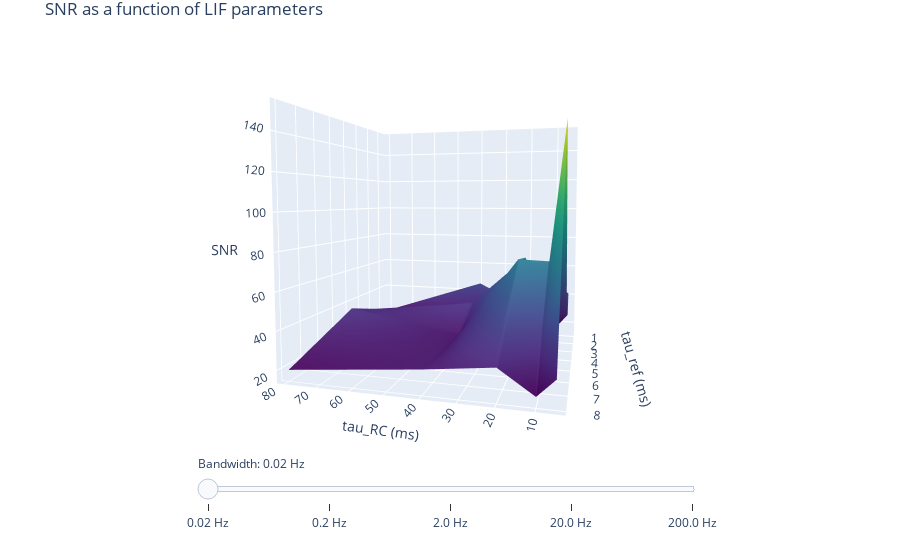

The notebook cell saved with this chart:
### Code cell
data = []
for i in range(len(freq_list)):
    traces = go.Surface(z=SNR_grid[i], x=tau_RC_list, y=tau_ref_list,
                   colorscale='Viridis', showscale=False, name=f'R2 scores VS n_estimators and max_features', visible=False)
    data.append(traces)
data[0]['visible'] = True
steps = []
for i, n in enumerate(freq_list):
    step = dict(method = 'restyle', args = ['visible', [False] * len(data) ],)
    step['args'][1][i] = True # Toggle i'th trace to "visible"
    step['label'] = str(n*2e4) +' Hz'
    steps.append(step)
sliders = [ dict(
    active = 0,
    currentvalue = {"prefix": "Bandwidth: "},
    pad = {"t": 10, 'b': 20},
    steps = steps,
    len=0.6,
    xanchor = 'center',
    x = 0.5 ) ]
layout = go.Layout(title='SNR as a function of LIF parameters',
    margin=dict(l=30, r=30, b=30,t=30),
    sliders=sliders,
    scene = dict(xaxis = dict(title='tau_RC (ms)',), 
                 yaxis = dict(title='tau_ref (ms)',),
                 zaxis = dict(title='SNR',),
        aspectratio = dict(x = 1, y = 1, z = 1),
        camera = dict(eye = dict(y = 2, x = -0.55, z = 0.15,)),),)
fig = go.Figure(data=data, layout=layout)
iplot(fig)

### Figure 1 — Plotly figure (JSON) as saved in the notebook; plotly's stock layout.template omitted (floating-point values rounded to 4 significant figures)
{"data": [{"colorscale": [[0, "#440154"], [0.1111, "#482878"], [0.2222, "#3e4989"], [0.3333, "#31688e"], [0.4444, "#26828e"], [0.5556, "#1f9e89"], [0.6667, "#35b779"], [0.7778, "#6ece58"], [0.8889, "#b5de2b"], [1, "#fde725"]], "name": "R2 scores VS n_estimators and max_features", "showscale": false, "type": "surface", "visible": true, "x": [5, 10, 20, 40, 80], "y": [0.5, 1, 2, 4, 8], "z": [[41.11, 47.34, 28.4, 45.29, 21.61], [27.84, 17.45, 37.95, 33.87, 20.19], [31.85, 30.09, 68.32, 36.2, 28.02], [151.7, 70.75, 71.38, 24.05, 36.01], [27.31, 18.51, 30.22, 26.06, 19.3]]}, {"colorscale": [[0, "#440154"], [0.1111, "#482878"], [0.2222, "#3e4989"], [0.3333, "#31688e"], [0.4444, "#26828e"], [0.5556, "#1f9e89"], [0.6667, "#35b779"], [0.7778, "#6ece58"], [0.8889, "#b5de2b"], [1, "#fde725"]], "name": "R2 scores VS n_estimators and max_features", "showscale": false, "type": "surface", "visible": false, "x": [5, 10, 20, 40, 80], "y": [0.5, 1, 2, 4, 8], "z": [[9.087, 22.76, 25.6, 42.68, 16.76], [88.72, 65.72, 9.011, 32.11, 30.91], [16.48, 17.88, 12.41, 16.03, 22.53], [104.9, 18.24, 15.41, 16.26, 13.13], [8.32, 77.46, 36.38, 21.41, 54.98]]}, {"colorscale": [[0, "#440154"], [0.1111, "#482878"], [0.2222, "#3e4989"], [0.3333, "#31688e"], [0.4444, "#26828e"], [0.5556, "#1f9e89"], [0.6667, "#35b779"], [0.7778, "#6ece58"], [0.8889, "#b5de2b"], [1, "#fde725"]], "name": "R2 scores VS n_estimators and max_features", "showscale": false, "type": "surface", "visible": false, "x": [5, 10, 20, 40, 80], "y": [0.5, 1, 2, 4, 8], "z": [[15.45, 37.76, 21.3, 16.2, 15.46], [15.75, 26.92, 36.74, 13.89, 11.71], [14.36, 23.54, 62.68, 24.4, 13.01], [30.3, 20.18, 33.69, 60.19, 21.01], [14.08, 35.53, 72.25, 12.86, 28.34]]}, {"colorscale": [[0, "#440154"], [0.1111, "#482878"], [0.2222, "#3e4989"], [0.3333, "#31688e"], [0.4444, "#26828e"], [0.5556, "#1f9e89"], [0.6667, "#35b779"], [0.7778, "#6ece58"], [0.8889, "#b5de2b"], [1, "#fde725"]], "name": "R2 scores VS n_estimators and max_features", "showscale": false, "type": "surface", "visible": false, "x": [5, 10, 20, 40, 80], "y": [0.5, 1, 2, 4, 8], "z": [[20.85, 35.78, 17.99, 31.2, 17.34], [28.93, 27.01, 36.56, 24.53, 26.31], [27.74, 30.21, 25.79, 23.25, 22.77], [27.73, 32.87, 44.94, 20.78, 21.3], [22.66, 33.75, 24.63, 30.77, 33.81]]}, {"colorscale": [[0, "#440154"], [0.1111, "#482878"], [0.2222, "#3e4989"], [0.3333, "#31688e"], [0.4444, "#26828e"], [0.5556, "#1f9e89"], [0.6667, "#35b779"], [0.7778, "#6ece58"], [0.8889, "#b5de2b"], [1, "#fde725"]], "name": "R2 scores VS n_estimators and max_features", "showscale": false, "type": "surface", "visible": false, "x": [5, 10, 20, 40, 80], "y": [0.5, 1, 2, 4, 8], "z": [[10.32, 9.862, 9.131, 7.454, 4.615], [10.96, 10.86, 9.629, 7.818, 4.295], [10.03, 10.13, 9.659, 7.592, 4.463], [9.029, 9.681, 8.836, 7.892, 5.049], [9.768, 9.829, 8.982, 7.103, 4.414]]}], "layout": {"margin": {"b": 30, "l": 30, "r": 30, "t": 30}, "scene": {"aspectratio": {"x": 1, "y": 1, "z": 1}, "camera": {"eye": {"x": -0.55, "y": 2, "z": 0.15}}, "xaxis": {"title": {"text": "tau_RC (ms)"}}, "yaxis": {"title": {"text": "tau_ref (ms)"}}, "zaxis": {"title": {"text": "SNR"}}}, "sliders": [{"active": 0, "currentvalue": {"prefix": "Bandwidth: "}, "len": 0.6, "pad": {"b": 20, "t": 10}, "steps": [{"args": ["visible", [true, false, false, false, false]], "label": "0.02 Hz", "method": "restyle"}, {"args": ["visible", [false, true, false, false, false]], "label": "0.2 Hz", "method": "restyle"}, {"args": ["visible", [false, false, true, false, false]], "label": "2.0 Hz", "method": "restyle"}, {"args": ["visible", [false, false, false, true, false]], "label": "20.0 Hz", "method": "restyle"}, {"args": ["visible", [false, false, false, false, true]], "label": "200.0 Hz", "method": "restyle"}], "x": 0.5, "xanchor": "center"}], "title": {"text": "SNR as a function of LIF parameters"}}}
